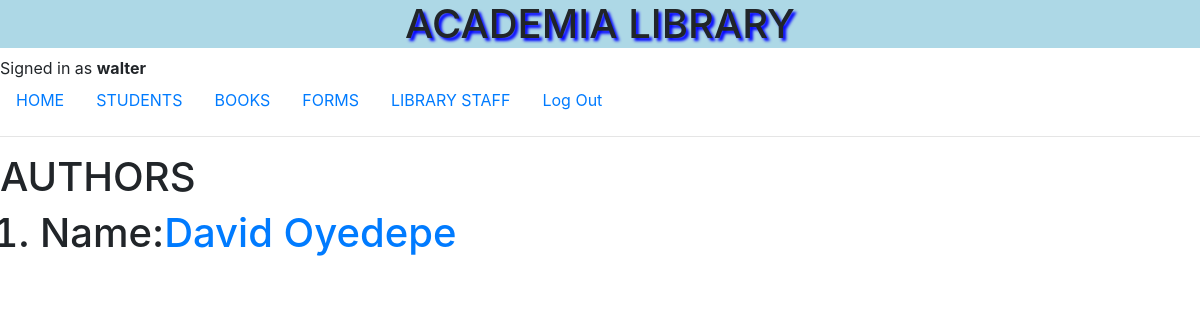
Screenshot of /author (signed in) with the database file from the repository.
### library/models.py (models this page shows, shortened)
class User(AbstractUser):
    pass

class Author(models.Model):
    first_name=models.CharField(max_length= 20)
    last_name=models.CharField(max_length= 20)
    date_of_birth= models.CharField(max_length=25)
    nationality= models.CharField(max_length= 20)

### library/views.py (the view)
# urls.py: path("author", views.author, name= "author"),
def author(request):
        authors= Author.objects.all()
        return render(request, "library/author.html", {"authors":authors})

### library/templates/library/author.html
{% extends "library/layout.html" %}
{% load static %}
{%  block content  %}
    <h1>AUTHORS<h1>
    <div>
    {% if authors %}
        <ol>
            {% for authors in authors %}
            <li>Name:<a href="{% url 'library:author_profile'%}">{{authors.first_name}}  {{authors.last_name }}</li>
            {% endfor %}
        </ol>
    {% else %}
        <p style="font-size:18px"> Not found</p>
    {% endif %}
    </div>
</body>
{% endblock content %}

### library/templates/library/layout.html (shortened to what this page needs)
{% load static %}
<!DOCTYPE html>
<html lang="en">
    <head>
        <link rel="stylesheet" href="https://stackpath.bootstrapcdn.com/bootstrap/4.4.1/css/bootstrap.min.css">
        <link href="{% static 'library/styles.css' %}" rel="stylesheet">
    </head>
    <body>
        <h1 style="background-color:lightblue;text-shadow:3px 3px 3px blue;text-align:center">ACADEMIA LIBRARY</h1>
            {% if user.is_authenticated %}
                Signed in as <strong>{{ user.username }}</strong>
            {% else %}
                Not signed in.
            {% endif %}
        <ul class="nav">
            <li class="nav-item">
                <a class="nav-link" href="{% url 'library:index' %}">HOME</a>
            </li>
            <li class="nav-item">
                <a class="nav-link" href="{% url 'library:student'  %}">STUDENTS</a>
            </li>
            <li class="nav-item">
                <a class="nav-link" href="{% url 'library:books' %}">BOOKS</a>
            </li>
            <li class="nav-item">
                <a class="nav-link" href="{% url 'library:form' %}">FORMS</a>
            </li>
            <li class="nav-item">
                <a class="nav-link" href="{% url 'library:lib_staff' %}">LIBRARY STAFF</a>
            </li>
            {% if user.is_authenticated %}
                <li class="nav-item">
                    <a class="nav-link" href="{% url 'library:logout' %}">Log Out</a>
                </li>
            {% endif %}
        </ul>
        <hr>
        {% block content %}
        {% endblock content %}
    </body>
</html>

### rows the page displays
User: username "walter"
Author: first_name "David", last_name "Oyedepe"
